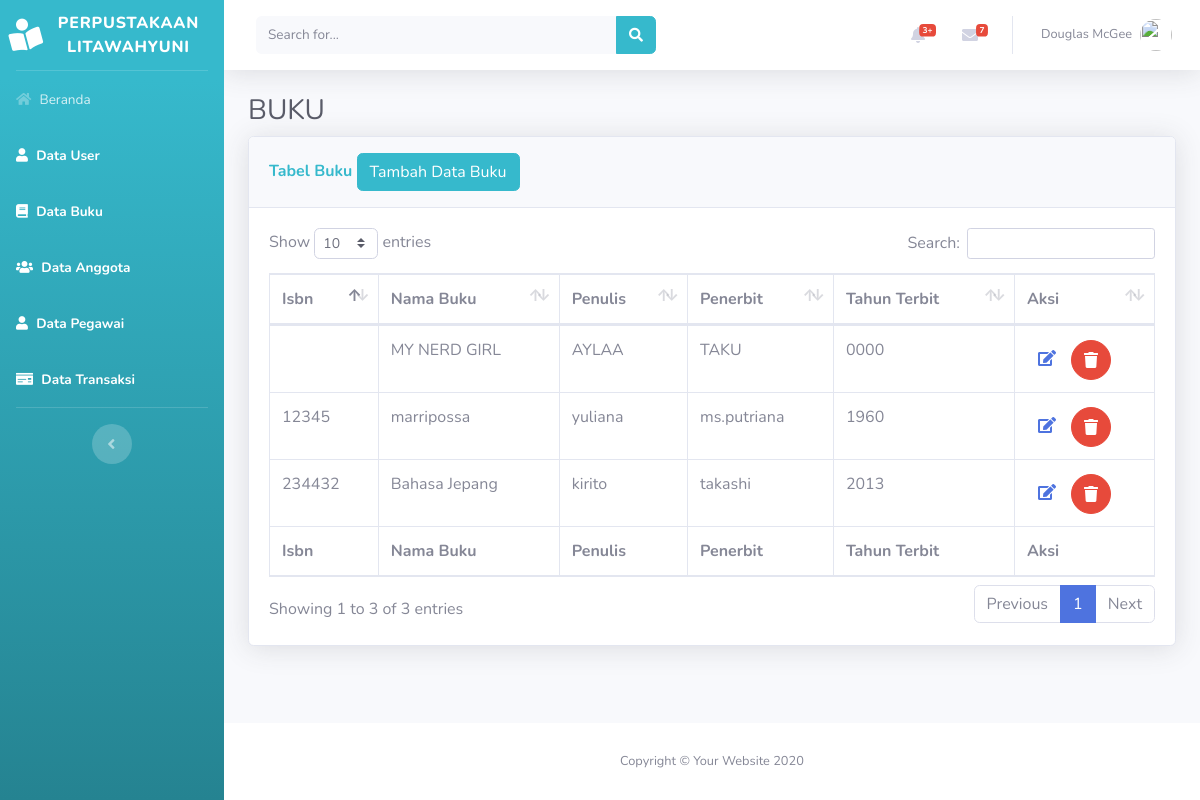
Screenshot of /beranda.php?page=buku with the database file from the repository.
### tables this page shows
CREATE TABLE `tabel_buku` (
  `id` int(11) NOT NULL,
  `isbn` varchar(7) NOT NULL,
  `nama_buku` varchar(30) NOT NULL,
  `penulis` varchar(50) NOT NULL,
  `penerbit` varchar(50) NOT NULL,
  `tahun_terbit` year(4) NOT NULL
);

### views/buku/buku.php (the view)
<div class="container-fluid">
    <h1 class="h3 mb-2 text-gray-800">BUKU</h1>
    <div class="card shadow mb-4">
        <div class="card-header py-3">
            <h6 class="m-0 font-weight-bold text-info">Tabel Buku
            <a href="beranda.php?page=buku&aksi=add">
                <button class="btn btn-info">Tambah Data Buku</button></a>
            </h6>
        </div>
        <div class="card-body">
            <div class="table-responsive">
                <table class="table table-bordered" id="dataTable" width="100%" cellspacing="0">
                    <thead>
                        <tr>
                            <th>Isbn</th>
                            <th>Nama Buku</th>
                            <th>Penulis</th>
                            <th>Penerbit</th>
                            <th>Tahun Terbit</th>
                            <th>Aksi</th>
                        </tr>
                    </thead>
                    <tfoot>
                        <tr>
                           <th>Isbn</th>
                           <th>Nama Buku</th>
                           <th>Penulis</th>
                           <th>Penerbit</th>
                           <th>Tahun Terbit</th>
                           <th>Aksi</th>
                        </tr>
                    </tfoot>
                    <tbody>
                    <?php
                        $sql = "select * from tabel_buku";
                        $show = $database->query($sql);
                        foreach($show as $buku):
                    ?>
                        <tr>
                            <td><?php echo $buku['isbn']?></td>
                            <td><?php echo $buku['nama_buku']?></td>
                            <td><?php echo $buku['penulis']?></td>
                            <td><?php echo $buku['penerbit']?></td>
                            <td><?php echo $buku['tahun_terbit']?></td>
                            <td>
                            <a href="beranda.php?page=buku&aksi=edit&id=<?php echo $buku['id']?>"
                                class="btn-btn info btn-circle">
                                    <i class="fas fa-edit"></i>
                                    </a>
                                <a href="model/buku/prosesdeletebuku.php?id=<?php echo $buku['id']?>"
                                class="btn btn-danger btn-circle">
                                    <i class="fas fa-trash"></i>
                                    </a>
                            </td>
                        </tr>
                        <?php endforeach; ?>
                    </tbody>
                </table>
            </div>
        </div>
    </div>
</div>

### beranda.php (shortened to what this page needs)
<!DOCTYPE html>
<html lang="en">
<head>
    <link href="template/vendor/fontawesome-free/css/all.min.css" rel="stylesheet" type="text/css">
    <link href="template/css/sb-admin-2.min.css" rel="stylesheet">
    <link href="template/vendor/datatables/dataTables.bootstrap4.min.css" rel="stylesheet">
</head>
<body id="page-top">
    <div id="wrapper">
        <ul class="navbar-nav bg-gradient-info sidebar sidebar-dark accordion" id="accordionSidebar">
            <a class="sidebar-brand d-flex align-items-center justify-content-center" href="beranda.php">
                <div class="sidebar-brand-icon rotate-n-15">
                   <i class="fas fa-book-reader"></i>
                </div>
                <div class="sidebar-brand-text mx-3">Perpustakaan LitaWahyuni <sup></sup></div>
            </a>
            <hr class="sidebar-divider my-0">
            <li class="nav-item">
                <a class="nav-link" href="beranda.php">
                    <i class="fas fa-home"></i>
                    <span>Beranda</span></a>
            <li class="nav-item active">
                <a class="nav-link" href="beranda.php?page=user">
                    <i class="fas fa-user"></i>
                    <span>Data User</span></a>
            </li>
            <li class="nav-item active">
                <a class="nav-link" href="beranda.php?page=buku">
                    <i class="fas fa-book"></i>
                    <span>Data Buku</span></a>
            </li>
            <li class="nav-item active">
                <a class="nav-link" href="beranda.php?page=anggota">
                    <i class="fas fa-users"></i>
                    <span>Data Anggota</span></a>
            </li>
            <li class="nav-item active">
                <a class="nav-link" href="beranda.php?page=pegawai">
                    <i class="fas fa-user"></i>
                    <span>Data Pegawai</span></a>
            </li>
            <li class="nav-item active">
                <a class="nav-link" href="beranda.php?page=transaksi">
                    <i class="fas fa-money-check"></i>
                    <span>Data Transaksi</span></a>
            </li>
            <hr class="sidebar-divider d-none d-md-block">
            <div class="text-center d-none d-md-inline">
                <button class="rounded-circle border-0" id="sidebarToggle"></button>
            </div>
        </ul>
        <div id="content-wrapper" class="d-flex flex-column">
            <div id="content">
                <nav class="navbar navbar-expand navbar-light bg-white topbar mb-4 static-top shadow">
                    <form
                        class="d-none d-sm-inline-block form-inline mr-auto ml-md-3 my-2 my-md-0 mw-100 navbar-search">
                        <div class="input-group">
                            <input type="text" class="form-control bg-light border-0 small" placeholder="Search for..."
                                aria-label="Search" aria-describedby="basic-addon2">
                            <div class="input-group-append">
                                <button class="btn btn-info" type="button">
                                    <i class="fas fa-search fa-sm"></i>
                                </button>
                            </div>
                        </div>
                    </form>
                    <ul class="navbar-nav ml-auto">
                        <li class="nav-item dropdown no-arrow mx-1">
                            <a class="nav-link dropdown-toggle" href="#" id="alertsDropdown" role="button"
                                data-toggle="dropdown" aria-haspopup="true" aria-expanded="false">
                                <i class="fas fa-bell fa-fw"></i>
                                <span class="badge badge-danger badge-counter">3+</span>
                            </a>
                        </li>
                        <li class="nav-item dropdown no-arrow mx-1">
                            <a class="nav-link dropdown-toggle" href="#" id="messagesDropdown" role="button"
                                data-toggle="dropdown" aria-haspopup="true" aria-expanded="false">
                                <i class="fas fa-envelope fa-fw"></i>
                                <span class="badge badge-danger badge-counter">7</span>
                            </a>
                        </li>
                        <li class="nav-item dropdown no-arrow">
                            <a class="nav-link dropdown-toggle" href="#" id="userDropdown" role="button"
                                data-toggle="dropdown" aria-haspopup="true" aria-expanded="false">
                                <span class="mr-2 d-none d-lg-inline text-gray-600 small">Douglas McGee</span>
                                <img class="img-profile rounded-circle"
                                    src="img/undraw_profile.svg">
                            </a>
                        </li>
                    </ul>
                </nav>
                <?php
                    include "config/routes.php";
                ?>
            </div>
            <footer class="sticky-footer bg-white">
                <div class="container my-auto">
                    <div class="copyright text-center my-auto">
                        <span>Copyright &copy; Your Website 2020</span>
                    </div>
                </div>
            </footer>
        </div>
    </div>
</body>
</html>

### config/routes.php (shortened to what this page needs)
<?php
if(@$_GET['page'] == ''){
     include "views/beranda.php";
}else if($_GET['page'] == 'buku'){
    @$aksi = $_GET['aksi'];
    if(@$aksi){
        if($aksi == 'add'){
            include "views/buku/addbuku.php";
        }
        else if ($aksi == 'edit'){
            include "views/buku/editbuku.php";
        }
        else if($aksi == 'delete'){
            include "model/buku/prosesdeletebuku.php";
        }
    }else
    {
        include "views/buku/buku.php";
    }
}else if($_GET['page'] == 'anggota'){
	@$aksi = $_GET['aksi'];
    if(@$aksi){
        if($aksi == 'add'){
            include "views/anggota/addanggota.php";
        }
        else if ($aksi == 'edit'){
            include "views/anggota/editanggota.php";
        }
        else if($aksi == 'delete'){
            include "model/anggota/prosesdeleteanggota.php";
        }
    }else
    {
        include "views/anggota/anggota.php";
    }
}else if($_GET['page'] == 'transaksi'){
    @$aksi = $_GET['aksi'];
    if(@$aksi){
        if($aksi == 'add'){
            include "views/transaksi/addtransaksi.php";
        }
        else if ($aksi == 'edit'){
            include "views/transaksi/edittransaksi.php";
        }
        else if($aksi == 'delete'){
            include "model/transaksi/prosesdeletetransaksi.php";
        }
    }else
    {
        include "views/transaksi/transaksi.php";
    }
}

### rows the page displays
tabel_buku: isbn "12345", nama_buku "marripossa", penulis "yuliana", penerbit "ms.putriana", tahun_terbit "1960"
tabel_buku: isbn "234432", nama_buku "Bahasa Jepang", penulis "kirito", penerbit "takashi", tahun_terbit "2013"
tabel_buku: nama_buku "MY NERD GIRL", penulis "AYLAA", penerbit "TAKU", tahun_terbit "0000"
